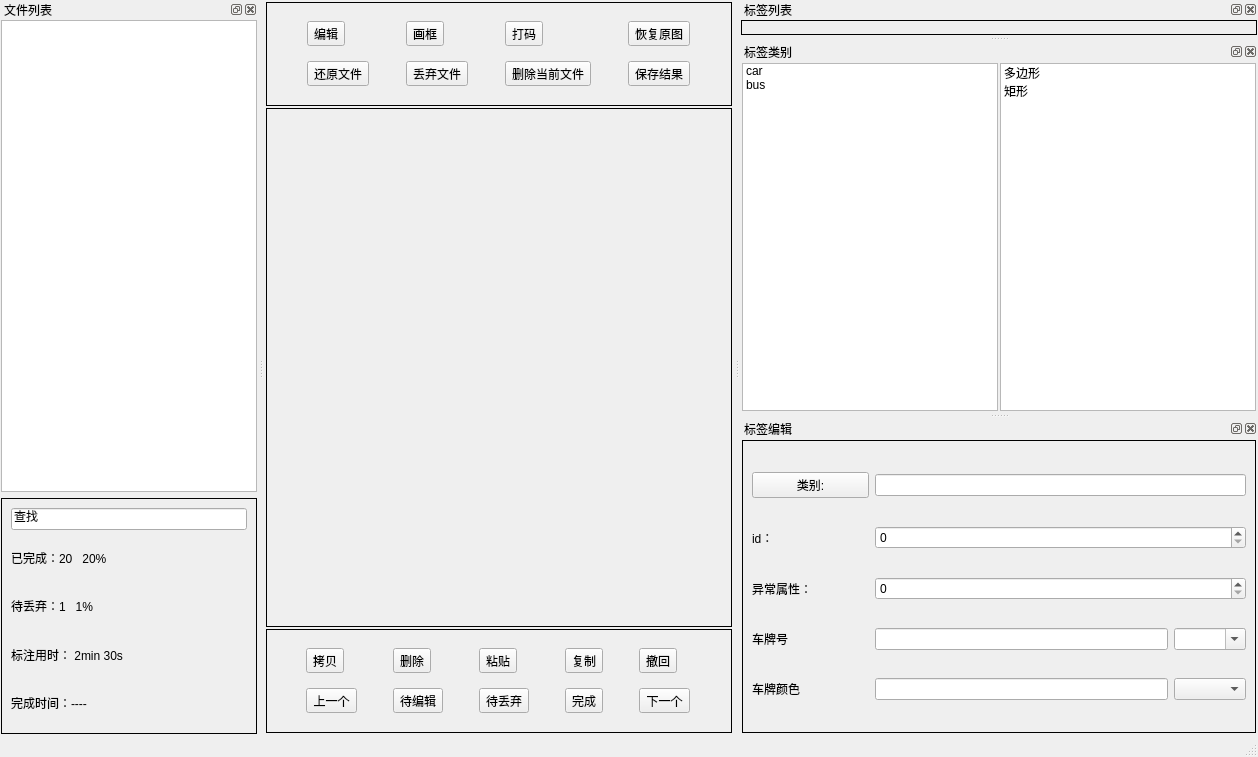
<?xml version="1.0" encoding="UTF-8"?>
<ui version="4.0">
 <class>MainWindow</class>
 <widget class="QMainWindow" name="MainWindow">
  <property name="geometry">
   <rect>
    <x>0</x>
    <y>0</y>
    <width>1258</width>
    <height>757</height>
   </rect>
  </property>
  <property name="windowTitle">
   <string>MainWindow</string>
  </property>
  <widget class="QWidget" name="centralwidget">
   <layout class="QVBoxLayout" name="verticalLayout_4" stretch="2,10,2">
    <property name="spacing">
     <number>2</number>
    </property>
    <property name="leftMargin">
     <number>2</number>
    </property>
    <property name="topMargin">
     <number>2</number>
    </property>
    <property name="rightMargin">
     <number>2</number>
    </property>
    <property name="bottomMargin">
     <number>2</number>
    </property>
    <item>
     <widget class="QFrame" name="frame_4">
      <property name="frameShape">
       <enum>QFrame::Box</enum>
      </property>
      <property name="frameShadow">
       <enum>QFrame::Plain</enum>
      </property>
      <layout class="QGridLayout" name="gridLayout">
       <item row="0" column="0">
        <widget class="QToolButton" name="toolButton_20">
         <property name="text">
          <string>编辑</string>
         </property>
        </widget>
       </item>
       <item row="0" column="1">
        <widget class="QToolButton" name="toolButton_21">
         <property name="text">
          <string>画框</string>
         </property>
        </widget>
       </item>
       <item row="0" column="2">
        <widget class="QToolButton" name="toolButton_22">
         <property name="text">
          <string>打码</string>
         </property>
        </widget>
       </item>
       <item row="0" column="3">
        <widget class="QToolButton" name="toolButton_23">
         <property name="text">
          <string>恢复原图</string>
         </property>
        </widget>
       </item>
       <item row="1" column="0">
        <widget class="QToolButton" name="toolButton_2">
         <property name="text">
          <string>还原文件</string>
         </property>
        </widget>
       </item>
       <item row="1" column="1">
        <widget class="QToolButton" name="toolButton_4">
         <property name="text">
          <string>丢弃文件</string>
         </property>
        </widget>
       </item>
       <item row="1" column="2">
        <widget class="QToolButton" name="toolButton">
         <property name="text">
          <string>删除当前文件</string>
         </property>
        </widget>
       </item>
       <item row="1" column="3">
        <widget class="QToolButton" name="toolButton_15">
         <property name="text">
          <string>保存结果</string>
         </property>
        </widget>
       </item>
      </layout>
     </widget>
    </item>
    <item>
     <widget class="QFrame" name="imgFrame">
      <property name="frameShape">
       <enum>QFrame::Box</enum>
      </property>
      <property name="frameShadow">
       <enum>QFrame::Plain</enum>
      </property>
     </widget>
    </item>
    <item>
     <widget class="QFrame" name="frame_5">
      <property name="frameShape">
       <enum>QFrame::Box</enum>
      </property>
      <property name="frameShadow">
       <enum>QFrame::Plain</enum>
      </property>
      <layout class="QGridLayout" name="gridLayout_2">
       <item row="0" column="0">
        <widget class="QToolButton" name="toolButton_19">
         <property name="text">
          <string>拷贝</string>
         </property>
        </widget>
       </item>
       <item row="0" column="1">
        <widget class="QToolButton" name="toolButton_18">
         <property name="text">
          <string>删除</string>
         </property>
        </widget>
       </item>
       <item row="0" column="2">
        <widget class="QToolButton" name="toolButton_17">
         <property name="text">
          <string>粘贴</string>
         </property>
        </widget>
       </item>
       <item row="0" column="3">
        <widget class="QToolButton" name="toolButton_16">
         <property name="text">
          <string>复制</string>
         </property>
        </widget>
       </item>
       <item row="0" column="4">
        <widget class="QToolButton" name="toolButton_14">
         <property name="text">
          <string>撤回</string>
         </property>
        </widget>
       </item>
       <item row="1" column="0">
        <widget class="QToolButton" name="toolButton_8">
         <property name="text">
          <string>上一个</string>
         </property>
        </widget>
       </item>
       <item row="1" column="1">
        <widget class="QToolButton" name="toolButton_11">
         <property name="text">
          <string>待编辑</string>
         </property>
        </widget>
       </item>
       <item row="1" column="2">
        <widget class="QToolButton" name="toolButton_13">
         <property name="text">
          <string>待丢弃</string>
         </property>
        </widget>
       </item>
       <item row="1" column="3">
        <widget class="QToolButton" name="toolButton_12">
         <property name="text">
          <string>完成</string>
         </property>
        </widget>
       </item>
       <item row="1" column="4">
        <widget class="QToolButton" name="toolButton_10">
         <property name="text">
          <string>下一个</string>
         </property>
        </widget>
       </item>
      </layout>
      <zorder>toolButton_8</zorder>
      <zorder>toolButton_10</zorder>
      <zorder>toolButton_11</zorder>
      <zorder>toolButton_12</zorder>
      <zorder>toolButton_13</zorder>
      <zorder>toolButton_16</zorder>
      <zorder>toolButton_14</zorder>
      <zorder>toolButton_17</zorder>
      <zorder>toolButton_18</zorder>
      <zorder>toolButton_19</zorder>
     </widget>
    </item>
   </layout>
  </widget>
  <widget class="QMenuBar" name="menubar">
   <property name="geometry">
    <rect>
     <x>0</x>
     <y>0</y>
     <width>1258</width>
     <height>19</height>
    </rect>
   </property>
  </widget>
  <widget class="QStatusBar" name="statusbar"/>
  <widget class="QDockWidget" name="fileDockWidget">
   <property name="floating">
    <bool>false</bool>
   </property>
   <property name="windowTitle">
    <string>文件列表</string>
   </property>
   <attribute name="dockWidgetArea">
    <number>1</number>
   </attribute>
   <widget class="QWidget" name="dockWidgetContents">
    <layout class="QVBoxLayout" name="verticalLayout" stretch="10,5">
     <property name="spacing">
      <number>6</number>
     </property>
     <property name="leftMargin">
      <number>1</number>
     </property>
     <property name="topMargin">
      <number>1</number>
     </property>
     <property name="rightMargin">
      <number>1</number>
     </property>
     <property name="bottomMargin">
      <number>1</number>
     </property>
     <item>
      <widget class="QListWidget" name="fileListWidget"/>
     </item>
     <item>
      <widget class="QFrame" name="frame">
       <property name="frameShape">
        <enum>QFrame::Box</enum>
       </property>
       <property name="frameShadow">
        <enum>QFrame::Plain</enum>
       </property>
       <layout class="QVBoxLayout" name="verticalLayout_5">
        <item>
         <widget class="QLineEdit" name="lineEdit">
          <property name="text">
           <string>查找</string>
          </property>
         </widget>
        </item>
        <item>
         <widget class="QLabel" name="label_2">
          <property name="text">
           <string>已完成：20   20%</string>
          </property>
         </widget>
        </item>
        <item>
         <widget class="QLabel" name="label_3">
          <property name="text">
           <string>待丢弃：1   1%</string>
          </property>
         </widget>
        </item>
        <item>
         <widget class="QLabel" name="label_4">
          <property name="text">
           <string>标注用时： 2min 30s</string>
          </property>
         </widget>
        </item>
        <item>
         <widget class="QLabel" name="label_5">
          <property name="text">
           <string>完成时间：----</string>
          </property>
         </widget>
        </item>
       </layout>
      </widget>
     </item>
    </layout>
   </widget>
  </widget>
  <widget class="QDockWidget" name="labelDockWidget">
   <property name="windowTitle">
    <string>标签列表</string>
   </property>
   <attribute name="dockWidgetArea">
    <number>2</number>
   </attribute>
   <widget class="QWidget" name="dockWidgetContents_2">
    <layout class="QVBoxLayout" name="verticalLayout_2">
     <property name="spacing">
      <number>2</number>
     </property>
     <property name="leftMargin">
      <number>1</number>
     </property>
     <property name="topMargin">
      <number>1</number>
     </property>
     <property name="rightMargin">
      <number>1</number>
     </property>
     <property name="bottomMargin">
      <number>1</number>
     </property>
     <item>
      <widget class="QFrame" name="labelFrame">
       <property name="frameShape">
        <enum>QFrame::Box</enum>
       </property>
       <property name="frameShadow">
        <enum>QFrame::Plain</enum>
       </property>
      </widget>
     </item>
    </layout>
   </widget>
  </widget>
  <widget class="QDockWidget" name="typeDockWidget">
   <property name="windowTitle">
    <string>标签类别</string>
   </property>
   <attribute name="dockWidgetArea">
    <number>2</number>
   </attribute>
   <widget class="QWidget" name="dockWidgetContents_3">
    <layout class="QHBoxLayout" name="horizontalLayout" stretch="0,4">
     <property name="spacing">
      <number>2</number>
     </property>
     <property name="leftMargin">
      <number>2</number>
     </property>
     <property name="topMargin">
      <number>2</number>
     </property>
     <property name="rightMargin">
      <number>2</number>
     </property>
     <property name="bottomMargin">
      <number>2</number>
     </property>
     <item>
      <widget class="QListWidget" name="listWidget_2">
       <item>
        <property name="text">
         <string>car</string>
        </property>
       </item>
       <item>
        <property name="text">
         <string>bus</string>
        </property>
       </item>
      </widget>
     </item>
     <item>
      <widget class="QListWidget" name="listWidget_3">
       <item>
        <property name="text">
         <string>多边形</string>
        </property>
       </item>
       <item>
        <property name="text">
         <string>矩形</string>
        </property>
       </item>
      </widget>
     </item>
    </layout>
   </widget>
  </widget>
  <widget class="QDockWidget" name="editDockWidget">
   <property name="windowTitle">
    <string>标签编辑</string>
   </property>
   <attribute name="dockWidgetArea">
    <number>2</number>
   </attribute>
   <widget class="QWidget" name="dockWidgetContents_4">
    <layout class="QVBoxLayout" name="verticalLayout_3">
     <property name="spacing">
      <number>2</number>
     </property>
     <property name="leftMargin">
      <number>2</number>
     </property>
     <property name="topMargin">
      <number>2</number>
     </property>
     <property name="rightMargin">
      <number>2</number>
     </property>
     <property name="bottomMargin">
      <number>2</number>
     </property>
     <item>
      <widget class="QFrame" name="labelEditFrame">
       <property name="frameShape">
        <enum>QFrame::Box</enum>
       </property>
       <property name="frameShadow">
        <enum>QFrame::Plain</enum>
       </property>
       <layout class="QGridLayout" name="gridLayout_3" columnstretch="2,5,1">
        <item row="0" column="0">
         <widget class="QPushButton" name="pushButton">
          <property name="text">
           <string>类别:</string>
          </property>
         </widget>
        </item>
        <item row="0" column="1" colspan="2">
         <widget class="QLineEdit" name="lineEdit_2"/>
        </item>
        <item row="1" column="0">
         <widget class="QLabel" name="label_9">
          <property name="text">
           <string>id：</string>
          </property>
         </widget>
        </item>
        <item row="2" column="0">
         <widget class="QLabel" name="label_10">
          <property name="text">
           <string>异常属性：</string>
          </property>
         </widget>
        </item>
        <item row="3" column="0">
         <widget class="QLabel" name="label_11">
          <property name="text">
           <string>车牌号</string>
          </property>
         </widget>
        </item>
        <item row="3" column="1">
         <widget class="QLineEdit" name="lineEdit_3"/>
        </item>
        <item row="3" column="2">
         <widget class="QComboBox" name="comboBox">
          <property name="editable">
           <bool>true</bool>
          </property>
         </widget>
        </item>
        <item row="4" column="0">
         <widget class="QLabel" name="label_12">
          <property name="text">
           <string>车牌颜色</string>
          </property>
         </widget>
        </item>
        <item row="4" column="1">
         <widget class="QLineEdit" name="lineEdit_4"/>
        </item>
        <item row="4" column="2">
         <widget class="QComboBox" name="comboBox_2"/>
        </item>
        <item row="1" column="1" colspan="2">
         <widget class="QSpinBox" name="spinBox">
          <property name="maximum">
           <number>1000000</number>
          </property>
          <property name="displayIntegerBase">
           <number>10</number>
          </property>
         </widget>
        </item>
        <item row="2" column="1" colspan="2">
         <widget class="QSpinBox" name="spinBox_2">
          <property name="maximum">
           <number>1000000</number>
          </property>
          <property name="displayIntegerBase">
           <number>10</number>
          </property>
         </widget>
        </item>
       </layout>
      </widget>
     </item>
    </layout>
   </widget>
  </widget>
  <zorder>typeDockWidget</zorder>
 </widget>
 <resources/>
 <connections/>
</ui>
